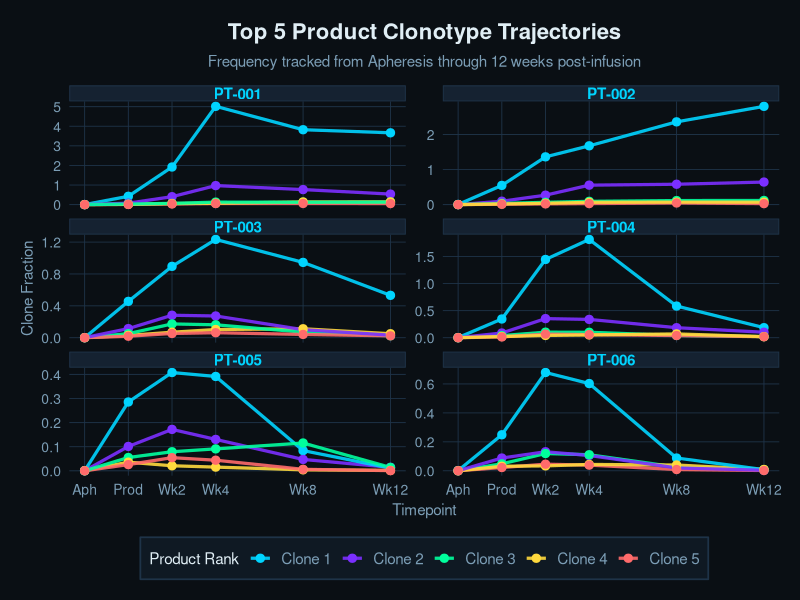
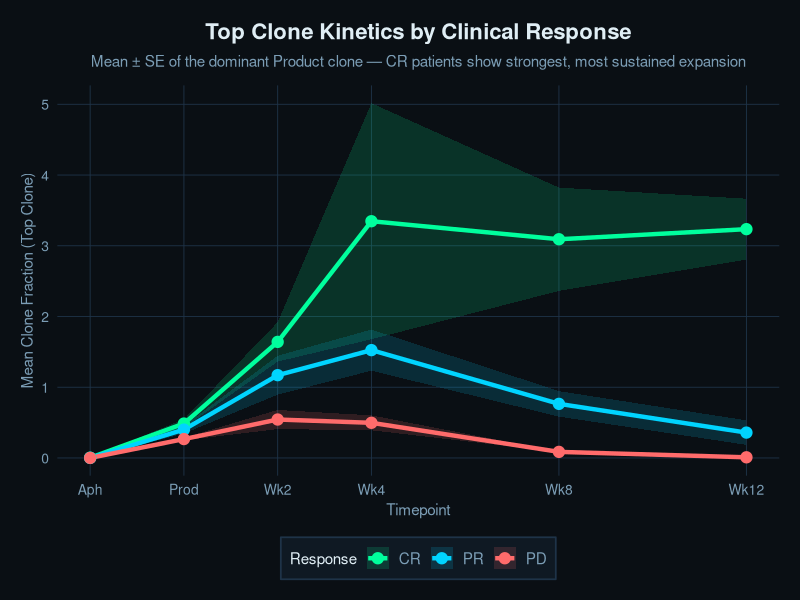
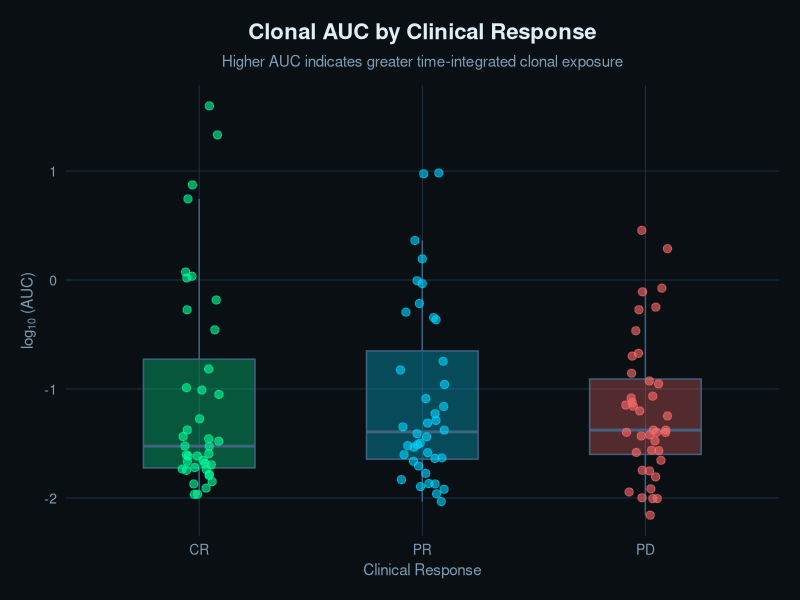
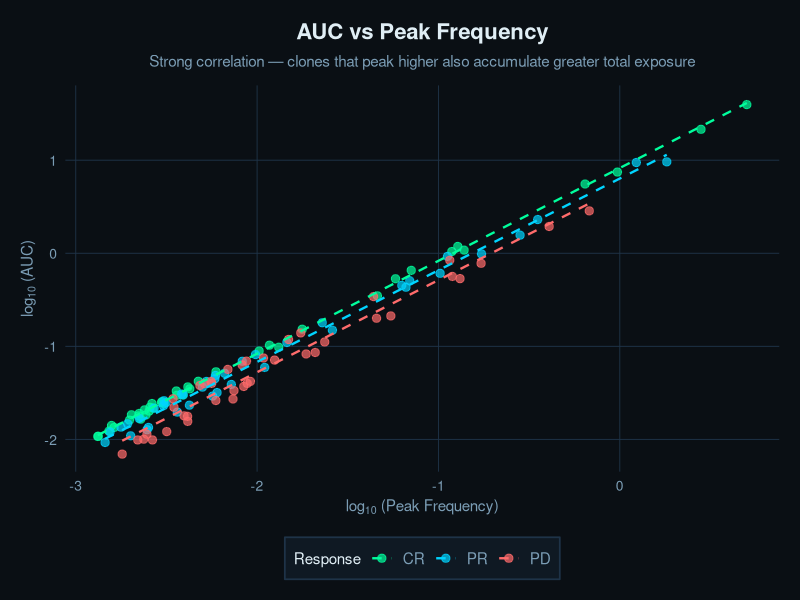
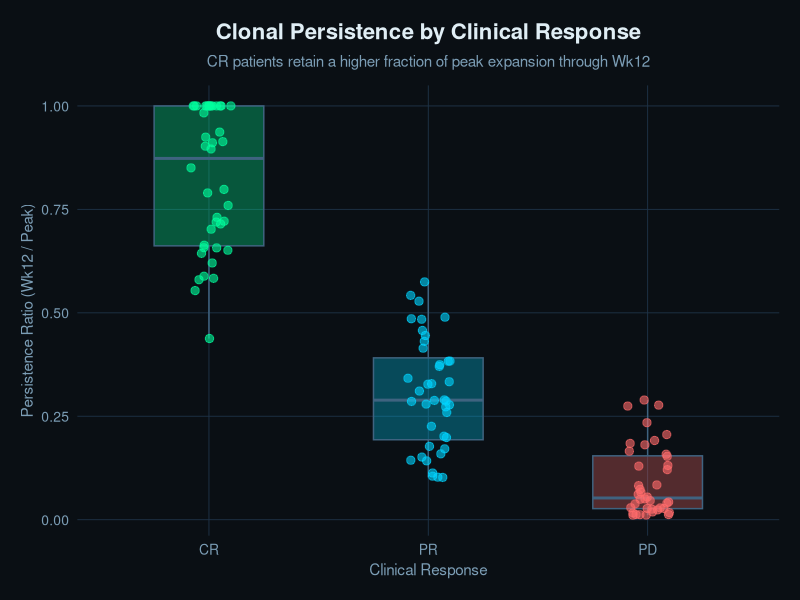
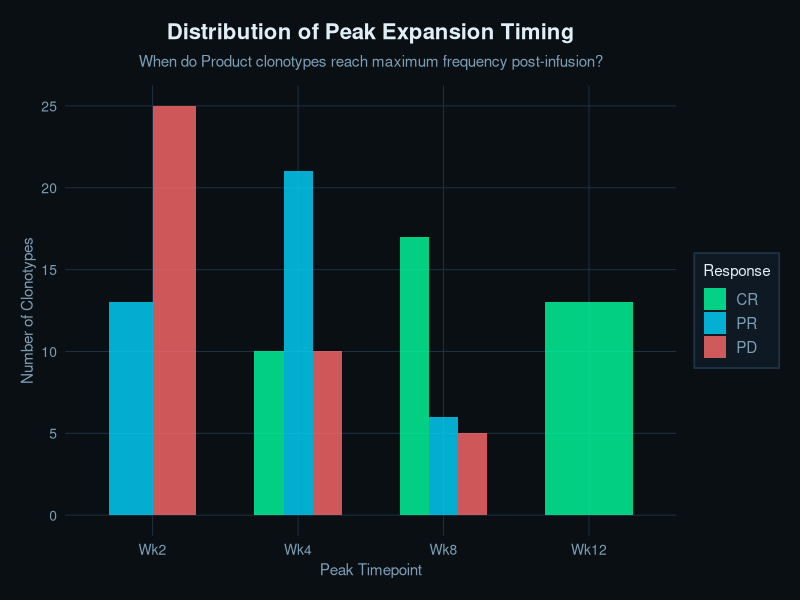

Recreate these plots in R, in order.
## ---- chunk 1
knitr::opts_chunk$set(
  echo = TRUE, warning = FALSE, message = FALSE,
  fig.width = 10, fig.height = 6,
  dev = "png", dpi = 150, fig.retina = 2
)
library(tidyverse)

theme_tcr <- function(base_size = 13) {
  theme_minimal(base_size = base_size) %+replace%
    theme(
      plot.background    = element_rect(fill = "#0a0f14", color = NA),
      panel.background   = element_rect(fill = "#0a0f14", color = NA),
      panel.grid.major   = element_line(color = "#1e3348", linewidth = 0.3),
      panel.grid.minor   = element_blank(),
      text               = element_text(color = "#e0eef5", family = "sans"),
      axis.text          = element_text(color = "#7b9db5", size = 10),
      axis.title         = element_text(color = "#7b9db5", size = 11),
      plot.title         = element_text(color = "#e0eef5", face = "bold", size = 16,
                                        margin = margin(b = 8)),
      plot.subtitle      = element_text(color = "#7b9db5", size = 11,
                                        margin = margin(b = 12)),
      legend.background  = element_rect(fill = "#0f1923", color = "#1e3348"),
      legend.text        = element_text(color = "#7b9db5"),
      legend.title       = element_text(color = "#e0eef5"),
      strip.text         = element_text(color = "#e0eef5", face = "bold"),
      plot.margin        = margin(15, 15, 15, 15)
    )
}

theme_set(theme_tcr())
## ---- chunk 2
longitudinal <- read_csv("../data/processed/longitudinal_clonal_tracking.csv")
auc_metrics  <- read_csv("../data/processed/clonal_auc_metrics.csv")
patient_meta <- read_csv("../data/raw/patient_metadata.csv")

# Define timepoint ordering
tp_order <- c("Apheresis", "Product", "Wk2", "Wk4", "Wk8", "Wk12")
longitudinal <- longitudinal %>%
  mutate(timepoint = factor(timepoint, levels = tp_order),
         clinical_response = factor(clinical_response, levels = c("CR", "PR", "PD")))

auc_metrics <- auc_metrics %>%
  mutate(clinical_response = factor(clinical_response, levels = c("CR", "PR", "PD")))
## ---- chunk 3
n_tracked <- n_distinct(paste(longitudinal$patient_id, longitudinal$cdr3_aa))
n_product_clones <- longitudinal %>% filter(is_product_clone) %>%
  summarise(n = n_distinct(paste(patient_id, cdr3_aa))) %>% pull(n)

htmltools::div(class = "metrics-row",
  htmltools::div(class = "metric-card",
    htmltools::div(class = "value", "6"),
    htmltools::div(class = "label", "Timepoints")
  ),
  htmltools::div(class = "metric-card",
    htmltools::div(class = "value", n_tracked),
    htmltools::div(class = "label", "Tracked Clonotypes")
  ),
  htmltools::div(class = "metric-card",
    htmltools::div(class = "value", n_product_clones),
    htmltools::div(class = "label", "Product Clones Tracked")
  ),
  htmltools::div(class = "metric-card",
    htmltools::div(class = "value", "12 wks"),
    htmltools::div(class = "label", "Follow-up Duration")
  )
)
## ---- chunk 4
top5_tracks <- longitudinal %>%
  filter(is_product_clone, clone_rank_in_product <= 5)

# Numeric x position for plotting
tp_weeks <- c("Apheresis" = -2, "Product" = 0, "Wk2" = 2, "Wk4" = 4, "Wk8" = 8, "Wk12" = 12)
top5_tracks <- top5_tracks %>%
  mutate(week = tp_weeks[as.character(timepoint)])

ggplot(top5_tracks, aes(x = week, y = clone_fraction, 
                         group = cdr3_aa, color = factor(clone_rank_in_product))) +
  geom_line(linewidth = 1.1, alpha = 0.9) +
  geom_point(size = 2.5) +
  scale_color_manual(
    values = c("1" = "#00d4ff", "2" = "#7b2fff", "3" = "#00ff9d", 
               "4" = "#ffd93d", "5" = "#ff6b6b"),
    labels = paste("Clone", 1:5)
  ) +
  scale_x_continuous(
    breaks = c(-2, 0, 2, 4, 8, 12),
    labels = c("Aph", "Prod", "Wk2", "Wk4", "Wk8", "Wk12")
  ) +
  facet_wrap(~ patient_id, scales = "free_y", ncol = 2) +
  labs(
    x = "Timepoint", y = "Clone Fraction",
    color = "Product Rank",
    title = "Top 5 Product Clonotype Trajectories",
    subtitle = "Frequency tracked from Apheresis through 12 weeks post-infusion"
  ) +
  theme(
    strip.background = element_rect(fill = "#152231", color = "#1e3348"),
    strip.text = element_text(color = "#00d4ff", face = "bold", size = 11),
    legend.position = "bottom"
  )
## ---- chunk 5
# Average trajectory of top clone by response
top1_avg <- longitudinal %>%
  filter(is_product_clone, clone_rank_in_product == 1) %>%
  mutate(week = tp_weeks[as.character(timepoint)]) %>%
  group_by(clinical_response, week) %>%
  summarise(
    mean_freq = mean(clone_fraction),
    se_freq   = sd(clone_fraction) / sqrt(n()),
    .groups = "drop"
  )

ggplot(top1_avg, aes(x = week, y = mean_freq, color = clinical_response,
                      fill = clinical_response)) +
  geom_ribbon(aes(ymin = mean_freq - se_freq, ymax = mean_freq + se_freq),
              alpha = 0.15, color = NA) +
  geom_line(linewidth = 1.5) +
  geom_point(size = 3.5) +
  scale_color_manual(values = c("CR" = "#00ff9d", "PR" = "#00d4ff", "PD" = "#ff6b6b")) +
  scale_fill_manual(values = c("CR" = "#00ff9d", "PR" = "#00d4ff", "PD" = "#ff6b6b")) +
  scale_x_continuous(
    breaks = c(-2, 0, 2, 4, 8, 12),
    labels = c("Aph", "Prod", "Wk2", "Wk4", "Wk8", "Wk12")
  ) +
  labs(
    x = "Timepoint", y = "Mean Clone Fraction (Top Clone)",
    color = "Response", fill = "Response",
    title = "Top Clone Kinetics by Clinical Response",
    subtitle = "Mean ± SE of the dominant Product clone — CR patients show strongest, most sustained expansion"
  ) +
  theme(legend.position = "bottom")
## ---- chunk 6
# Show the AUC formula approach
cat("AUC computed via trapezoidal integration:\n")
cat("  AUC = Σ 0.5 × (f(t_i) + f(t_{i+1})) × Δt\n")
cat("  Over timepoints: Wk2, Wk4, Wk8, Wk12\n")
cat("  Units: frequency × weeks\n")
## ---- chunk 7
auc_metrics %>%
  group_by(patient_id, clinical_response) %>%
  summarise(
    mean_auc = round(mean(auc), 4),
    median_auc = round(median(auc), 4),
    max_auc = round(max(auc), 4),
    mean_persistence = round(mean(persistence_ratio), 3),
    .groups = "drop"
  ) %>%
  knitr::kable(caption = "AUC summary per patient (top 20 Product clonotypes)")
## ---- chunk 8
ggplot(auc_metrics, aes(x = clinical_response, y = log10(auc + 0.0001),
                         fill = clinical_response)) +
  geom_boxplot(alpha = 0.3, outlier.shape = NA, width = 0.5, color = "#3f6380") +
  geom_jitter(aes(color = clinical_response), width = 0.1, size = 2.5, alpha = 0.6) +
  scale_fill_manual(values = c("CR" = "#00ff9d", "PR" = "#00d4ff", "PD" = "#ff6b6b")) +
  scale_color_manual(values = c("CR" = "#00ff9d", "PR" = "#00d4ff", "PD" = "#ff6b6b")) +
  labs(
    x = "Clinical Response", y = expression(log[10] ~ "(AUC)"),
    title = "Clonal AUC by Clinical Response",
    subtitle = "Higher AUC indicates greater time-integrated clonal exposure"
  ) +
  theme(legend.position = "none")
## ---- chunk 9
ggplot(auc_metrics, aes(x = log10(peak_frequency + 0.0001), y = log10(auc + 0.0001),
                         color = clinical_response)) +
  geom_point(size = 2.5, alpha = 0.7) +
  geom_smooth(method = "lm", se = FALSE, linewidth = 0.8, linetype = "dashed") +
  scale_color_manual(values = c("CR" = "#00ff9d", "PR" = "#00d4ff", "PD" = "#ff6b6b")) +
  labs(
    x = expression(log[10] ~ "(Peak Frequency)"),
    y = expression(log[10] ~ "(AUC)"),
    color = "Response",
    title = "AUC vs Peak Frequency",
    subtitle = "Strong correlation — clones that peak higher also accumulate greater total exposure"
  ) +
  theme(legend.position = "bottom")
## ---- chunk 10
ggplot(auc_metrics, aes(x = clinical_response, y = persistence_ratio,
                         fill = clinical_response)) +
  geom_boxplot(alpha = 0.3, outlier.shape = NA, width = 0.5, color = "#3f6380") +
  geom_jitter(aes(color = clinical_response), width = 0.1, size = 2.5, alpha = 0.6) +
  scale_fill_manual(values = c("CR" = "#00ff9d", "PR" = "#00d4ff", "PD" = "#ff6b6b")) +
  scale_color_manual(values = c("CR" = "#00ff9d", "PR" = "#00d4ff", "PD" = "#ff6b6b")) +
  labs(
    x = "Clinical Response", y = "Persistence Ratio (Wk12 / Peak)",
    title = "Clonal Persistence by Clinical Response",
    subtitle = "CR patients retain a higher fraction of peak expansion through Wk12"
  ) +
  theme(legend.position = "none")
## ---- chunk 11
auc_metrics %>%
  mutate(peak_timepoint = factor(peak_timepoint, levels = c("Wk2", "Wk4", "Wk8", "Wk12"))) %>%
  count(clinical_response, peak_timepoint) %>%
  ggplot(aes(x = peak_timepoint, y = n, fill = clinical_response)) +
  geom_col(position = "dodge", alpha = 0.8, width = 0.6) +
  scale_fill_manual(values = c("CR" = "#00ff9d", "PR" = "#00d4ff", "PD" = "#ff6b6b")) +
  labs(
    x = "Peak Timepoint", y = "Number of Clonotypes",
    fill = "Response",
    title = "Distribution of Peak Expansion Timing",
    subtitle = "When do Product clonotypes reach maximum frequency post-infusion?"
  )
